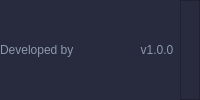
           <widget class="QFrame" name="Developed_Frame">
            <property name="minimumSize">
             <size>
              <width>0</width>
              <height>20</height>
             </size>
            </property>
            <property name="styleSheet">
             <string notr="true">background-color: rgb(40, 42, 62);</string>
            </property>
            <property name="frameShape">
             <enum>QFrame::NoFrame</enum>
            </property>
            <property name="frameShadow">
             <enum>QFrame::Raised</enum>
            </property>
            <layout class="QHBoxLayout" name="horizontalLayout_3">
             <property name="spacing">
              <number>0</number>
             </property>
             <property name="leftMargin">
              <number>0</number>
             </property>
             <property name="topMargin">
              <number>0</number>
             </property>
             <property name="rightMargin">
              <number>0</number>
             </property>
             <property name="bottomMargin">
              <number>0</number>
             </property>
             <item>
              <widget class="QLabel" name="Developed_Label">
               <property name="styleSheet">
                <string notr="true">color: rgb(141, 153, 174);</string>
               </property>
               <property name="text">
                <string>Developed by</string>
               </property>
              </widget>
             </item>
             <item>
              <widget class="QLabel" name="Version_Label">
               <property name="layoutDirection">
                <enum>Qt::LeftToRight</enum>
               </property>
               <property name="styleSheet">
                <string notr="true">color: rgb(141, 153, 174);</string>
               </property>
               <property name="text">
                <string>v1.0.0  </string>
               </property>
               <property name="alignment">
                <set>Qt::AlignRight|Qt::AlignTrailing|Qt::AlignVCenter</set>
               </property>
              </widget>
             </item>
             <item>
              <widget class="QFrame" name="SizeGrip_Frame">
               <property name="minimumSize">
                <size>
                 <width>20</width>
                 <height>0</height>
                </size>
               </property>
               <property name="maximumSize">
                <size>
                 <width>20</width>
                 <height>16777215</height>
                </size>
               </property>
               <property name="frameShape">
                <enum>QFrame::StyledPanel</enum>
               </property>
               <property name="frameShadow">
                <enum>QFrame::Raised</enum>
               </property>
              </widget>
             </item>
            </layout>
           </widget>
